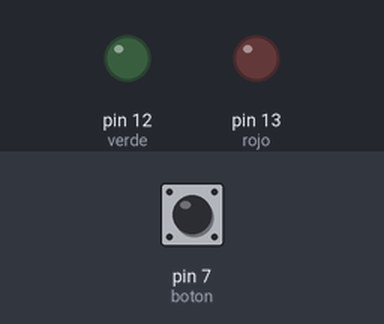
Bench run of a sketch on a simulated Arduino Uno, built with avr-gcc and run on an emulated ATmega328P. On the bench: output pins drawn as LEDs (lit = HIGH). Dashed ring = blinking. The inputs (shaded band) are chosen by the test bench; at power-on: pin 7 (boton) HIGH.

Above: at 1.2 s.
1.3 s: pin 7 (boton) pulled LOW for 0.15 s
At 1.9 s:
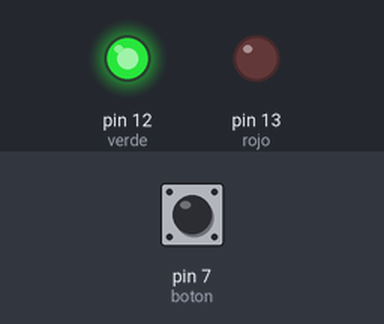
4.3 s: pin 7 (boton) pulled LOW for 3.2 s
At 5.6 s:
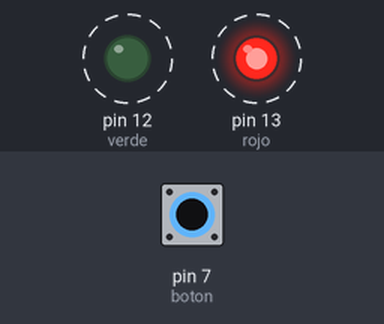
Timing chart, 0 to 10.3 s (numbered marks = the images above; inputs shaded):
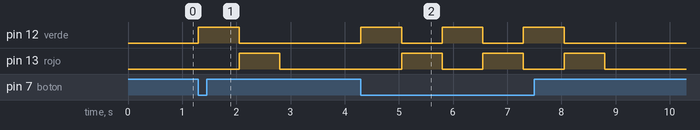

Measured:
- after the input at 1.3 s, pin 12 (verde): LOW → HIGH at once, → LOW 0.75 s later; pin 13 (rojo): LOW → HIGH after 0.75 s, → LOW 0.75 s later
- after the input at 4.3 s, pin 12 (verde): alternates HIGH for 0.75 s and LOW for 0.75 s, 6 changes in all, then stays LOW, starting at once; pin 13 (rojo): alternates HIGH for 0.75 s and LOW for 0.75 s, 6 changes in all, then stays LOW, starting after 0.75 s

The sketch:

reto_2_2_a_o_carrera.ino
```cpp
const int verde = 12;
const int rojo = 13;
const int boton = 7;
int val;
void setup() {
Serial.begin(9600);
pinMode(verde,OUTPUT);
pinMode(rojo,OUTPUT);
pinMode(boton,INPUT_PULLUP);
}

void loop(){
val=digitalRead(boton);
if (val==LOW){
digitalWrite(verde,HIGH);
delay(750);
digitalWrite(verde,LOW);
digitalWrite(rojo,HIGH);
delay(750);
digitalWrite(rojo,LOW);
}
else{
  digitalWrite(verde,LOW);
  digitalWrite(rojo,LOW);
  }
}


//void loop() {
//if(value == HIGH){
//digitalWrite(verde,HIGH);
//delay(750);
//digitalWrite(verde,LOW);
//digitalWrite(rojo,HIGH);
//delay(750);
//digitalWrite(rojo,LOW);
//}
//else{
 // digitalWrite(verde,LOW);
  //digitalWrite(rojo,LOW);
//}
//}
```
